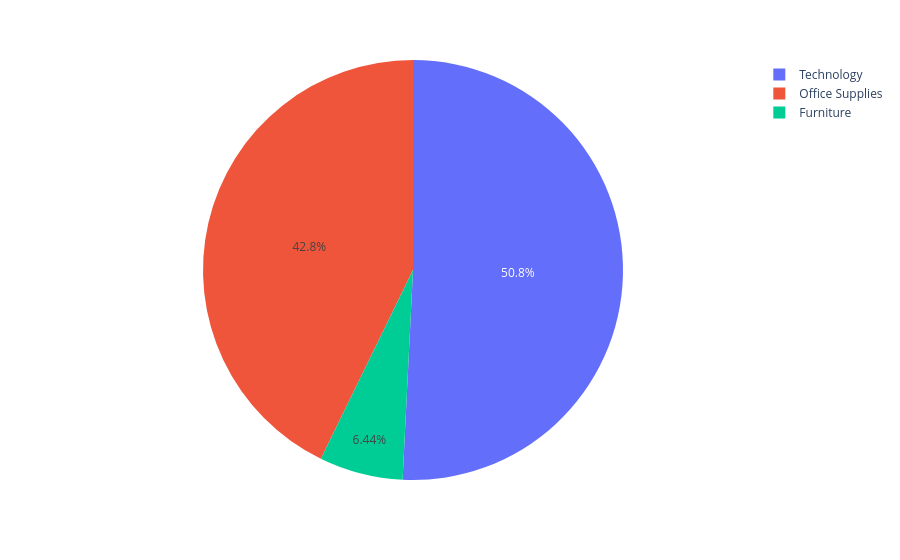

Notebook cell for this chart:
### Code cell
g1 = px.pie(highest_profit,
        values ='Profit',
        names ='Category'
       
    
)
g1.show()

### Figure 1 — Plotly figure (JSON) as saved in the notebook; plotly's stock layout.template omitted (floating-point values rounded to 4 significant figures)
{"data": [{"domain": {"x": [0, 1], "y": [0, 1]}, "hovertemplate": "Category=%{label}<br>Profit=%{value}<extra></extra>", "labels": ["Technology", "Office Supplies", "Furniture"], "legendgroup": "", "name": "", "showlegend": true, "type": "pie", "values": [145500.0, 122500.0, 18450.0]}], "layout": {"legend": {"tracegroupgap": 0}, "margin": {"t": 60}}}
